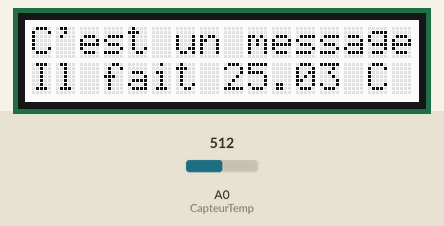
Recording of a sketch running on a simulated Arduino Uno, built with avr-gcc and run on an emulated ATmega328P. On the bench: 16×2 character LCD. The test bench sets the inputs (shaded band); at power-on: A0 (CapteurTemp) = 512.

Above: at 1.7 s.
1.8 s: A0 (CapteurTemp) set to 716
At 3.6 s:
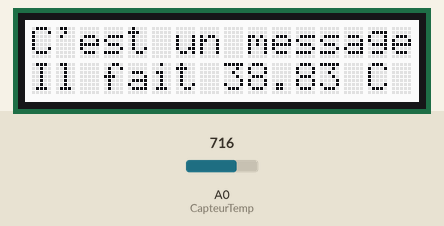
4.1 s: A0 (CapteurTemp) set to 900
At 5.3 s:
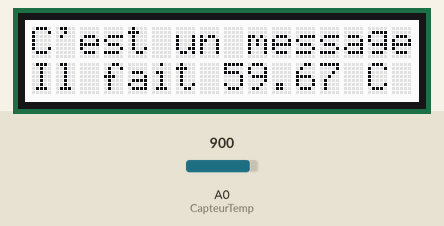
6.3 s: A0 (CapteurTemp) set to 1023
At 8.2 s:
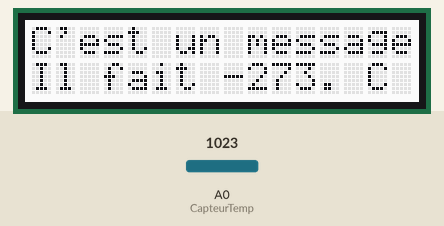
Timing chart, 0 to 9.7 s (numbered marks = the images above; inputs shaded):
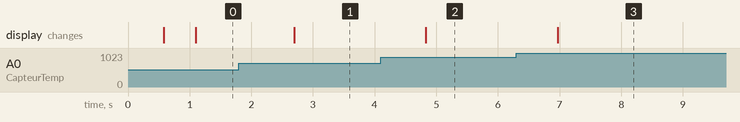

The sketch:

LCD_Capteur_Temperature.ino
```cpp
// Fait par Baptiste Négrevergne, Théo Moirat, Jules Godin et Efren Montes Trejo

#include <Wire.h>    // Initialisation de la librairie Wire.h
#include "rgb_lcd.h" // Initialisation  de la librairie rgb_lcd.h
#include <math.h>    // Initialisation de la librairie math.h

rgb_lcd lcd; //

  const int colorR = 255; // Couleur rouge au maximum d'intensité
  const int colorG = 255; // Couleur vert au maximum d'intensité
  const int colorB = 255; // Couleur bleu au maximum d'intensité
                          // En ayant les trois couleurs réglé à leur maximum nous obtenons un écran blanc qui facilite la lecture.

  const int B=4200000;          // constante B
  const int R0 = 100000;        // valeur en Ohms de la résistance R1 du schéma electronique du capteur
  const int CapteurTemp = A0;   // Pin utilisé pour cette expérience : Analogue pin 0

void setup()
{
    Serial.begin(9600);                    // Ouvre le port série et fixe le debit de communication à 9600 bauds

    lcd.begin(16, 2);                      // Nous indiquons à l'Arduino que l'ecran LCD possède 2 lignes et 16 colonnes

    lcd.setRGB(colorR, colorG, colorB);    // Cette fonction nous permet de varier l'intensité des couleurs de l'écran LCD dans les "const int color"

    delay(500);                            // Délai en milliseconde (= 0,5 seconde ici)

}

void loop()
{
    int a = analogRead(CapteurTemp );   // je demande à l'Arduino de mesurer en volt la valeur du pin A0 et de l'associer à la valeur "a"
    float temperature;                  // Je crée une variable qui peut être un nombre à virgule

    temperature = capteurTemp(a);       // J'assigne à la variable "temperature" la valeur que me retourne la fonction capteurTemp() pour la valeur "a"

    afficheMessage();
    lcd.setCursor(0, 1);                // positionnement du curseur en deuxièmpe ligne et première colonne pour placer le debut de texte.
    lcd.print("Il fait ");              // fonction pour demander à l'Arduino d'afficher le texte sur le moniteur LCD

    lcd.setCursor(8, 1);                // positionnement du curseur en deuxième ligne et neuvième colonne pour placer le debut de texte.
    lcd.print(temperature);             // fonction pour demander à l'Arduino d'afficher la valeur de la variable "temperature" sur le moniteur LCD

    lcd.setCursor(13, 1);               // positionnement du curseur en deuxièmpe ligne et quatorzième colonne pour placer le debut de texte.
    lcd.print(" C ");                   // fonction pour demander à l'Arduino d'afficher le C de Celsius entre parenthèse sur le moniteur LCD
}

float capteurTemp(int x){                                    // Initialisation de la fonction capteurTemp()

  float R = 1023.0/((float)x)-1.0;                           // Procèdure qui permet de partir d'une valeur analogique
  R = 100000.0*R;                                            // en Volts pour les convertir en une valeur numérique
  float temp=1.0/(log(R/100000.0)/B+1/298.15)-273.15;        // et ainsi avoir un résulat plus parlant pour l'humain : des °C
  return temp;                                               // Cela sert a retourner la valeur de temp en fin de fonction
}

void afficheMessage(){               // Initialisation de la fonction afficheMessage()

    lcd.setCursor(0, 0);             // positionnement du curseur en première ligne et première colonne pour placer le debut de texte.
    lcd.print("C'est un message");   // fonction pour demander à l'Arduino d'afficher le texte sur le moniteur LCD
    delay(500);                      // délai entre chaque mesure en milliseconde (= 0,5 seconde ici)

}
```

Measured:
- after the input at 1.8 s, the display: changes after 0.90 s (image 1)
- after the input at 4.1 s, the display: changes after 0.73 s (image 2)
- after the input at 6.3 s, the display: changes after 0.67 s (image 3)
